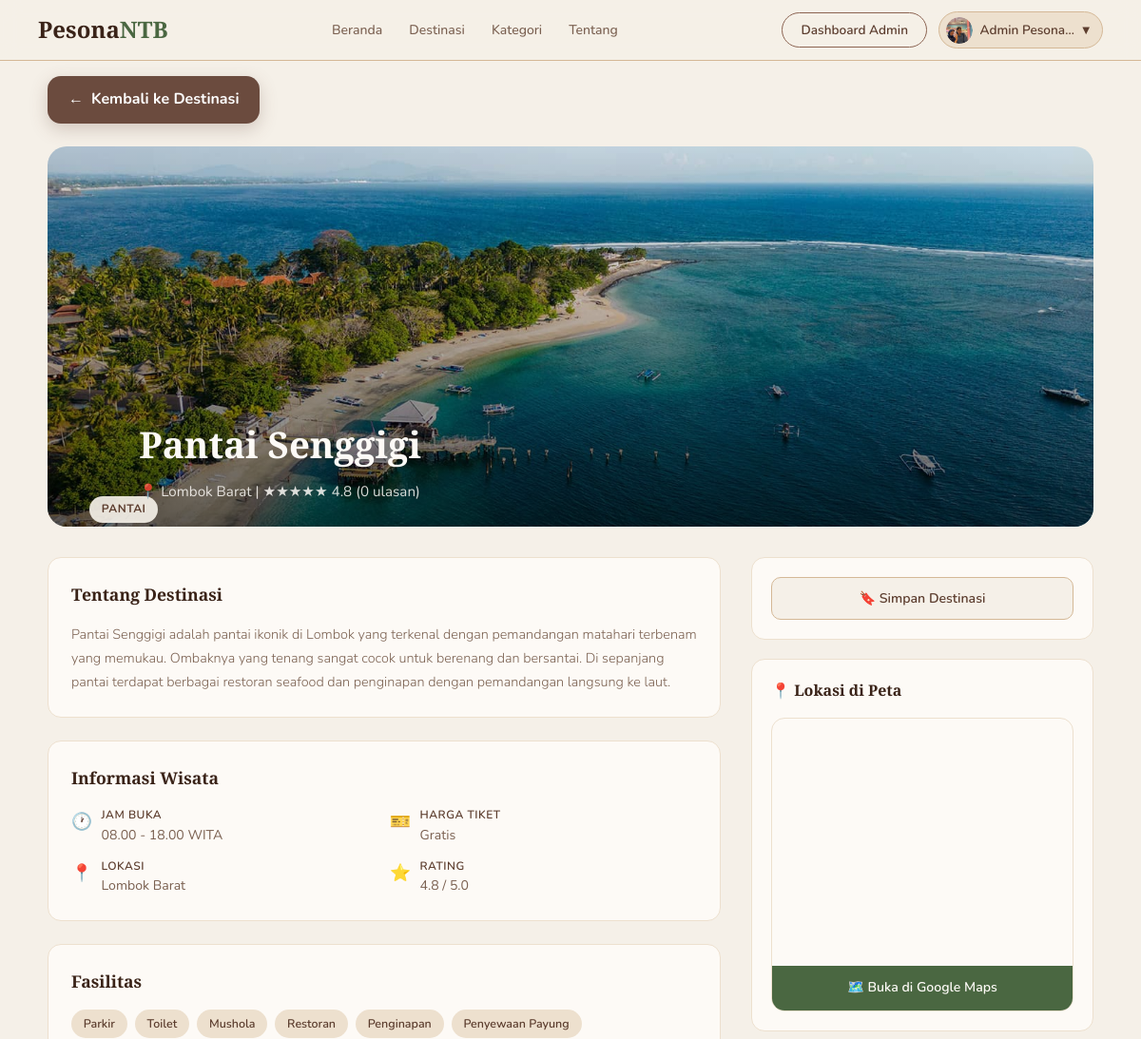
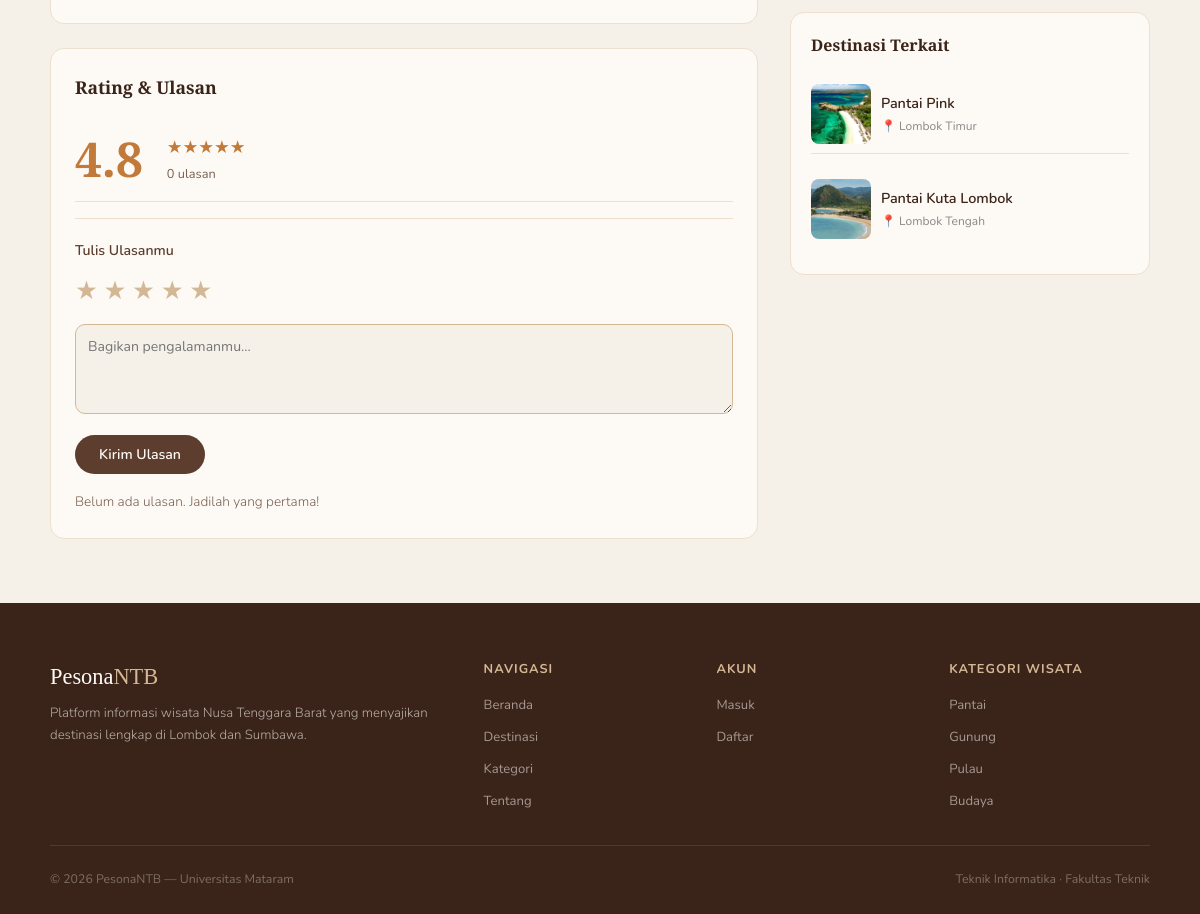
The app's page /config/detail.php?id=1 (signed in), older data (2 pictures, top to bottom).
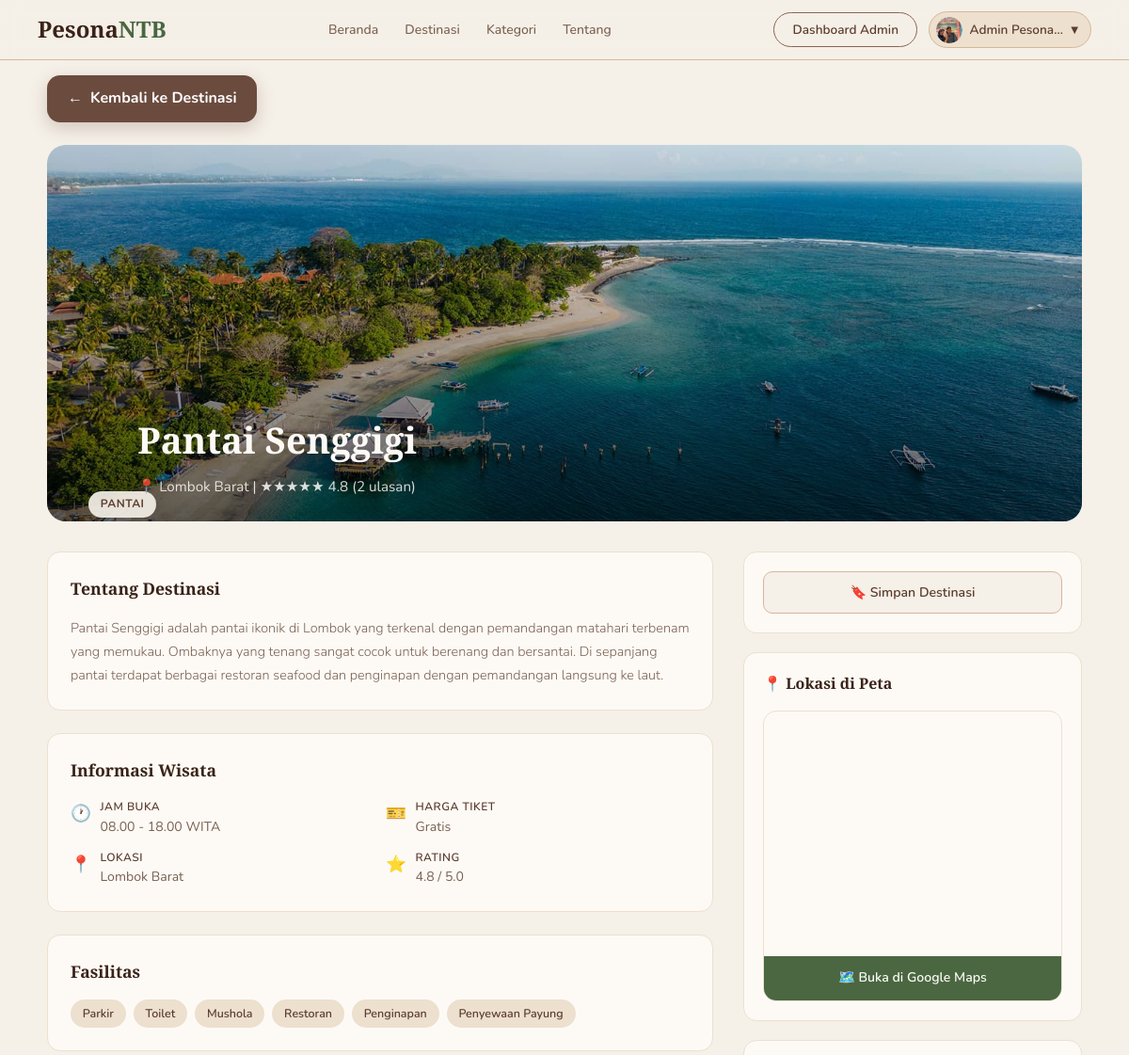
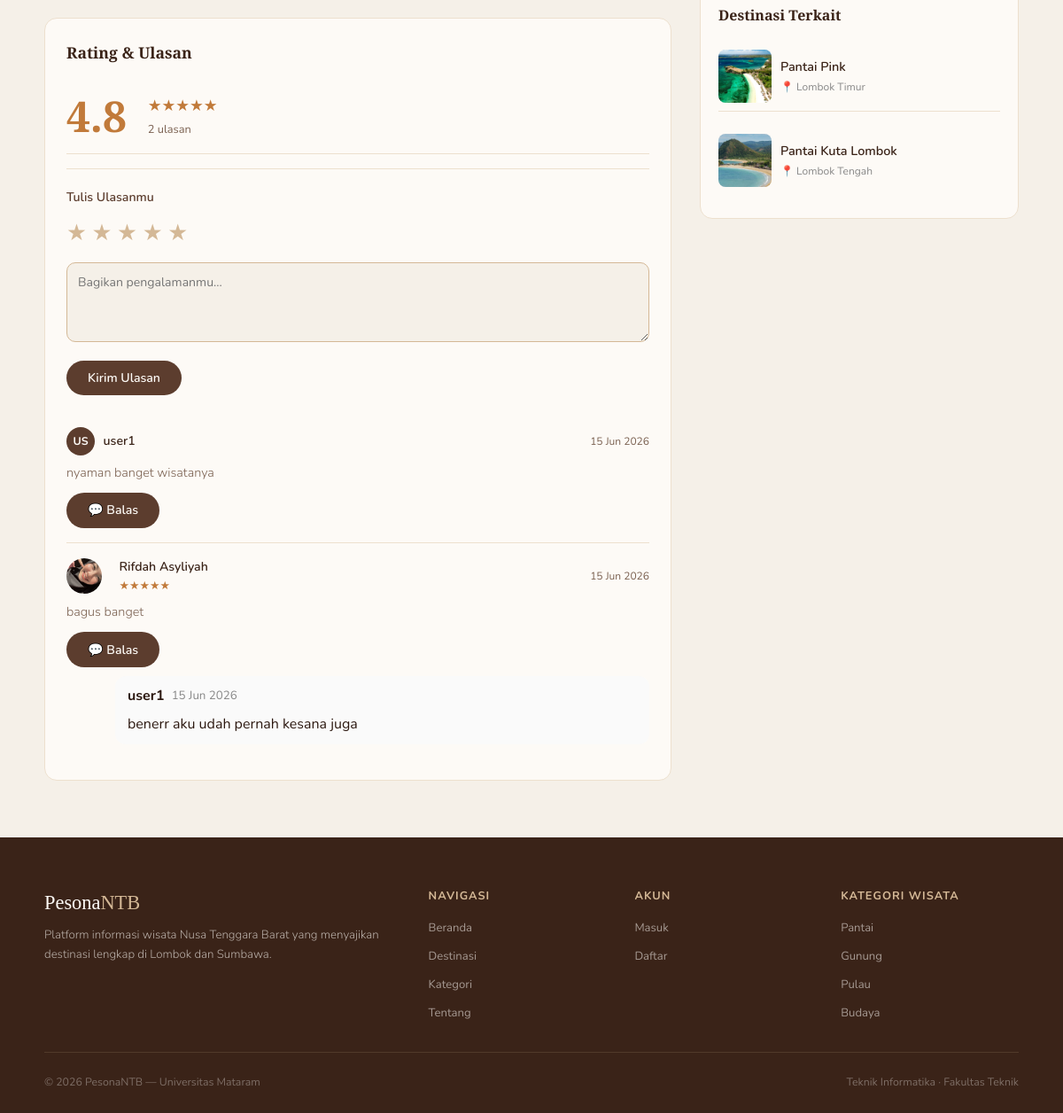
The same page, newer data (2 pictures, top to bottom).
### tables this page shows
CREATE TABLE `users` (
  `id` int(11) NOT NULL,
  `nama` varchar(100) NOT NULL,
  `email` varchar(150) NOT NULL,
  `telepon` varchar(20) NOT NULL,
  `password` varchar(255) NOT NULL,
  `role` enum('user','admin') DEFAULT 'user',
  `foto_profil` varchar(255) DEFAULT NULL,
  `created_at` datetime DEFAULT current_timestamp(),
  `reset_token` varchar(255) DEFAULT NULL,
  `reset_expired` datetime DEFAULT NULL
);

CREATE TABLE `wisata` (
  `id` int(11) NOT NULL,
  `nama` varchar(150) NOT NULL,
  `kategori` enum('Pantai','Gunung','Air Terjun','Budaya','Pulau','Kuliner','Adventure') NOT NULL,
  `lokasi` varchar(150) NOT NULL,
  `deskripsi` text NOT NULL,
  `fasilitas` text DEFAULT NULL,
  `jam_buka` varchar(100) DEFAULT NULL,
  `harga_tiket` varchar(100) DEFAULT NULL,
  `foto` varchar(255) DEFAULT NULL,
  `aktif` tinyint(1) DEFAULT 1,
  `latitude` decimal(10,8) DEFAULT NULL,
  `longitude` decimal(11,8) DEFAULT NULL,
  `rating` decimal(3,1) DEFAULT 0.0,
  `created_at` datetime DEFAULT current_timestamp(),
  `updated_at` datetime DEFAULT current_timestamp() ON UPDATE current_timestamp()
);

CREATE TABLE `ulasan` (
  `id` int(11) NOT NULL,
  `user_id` int(11) NOT NULL,
  `wisata_id` int(11) NOT NULL,
  `parent_id` int(11) DEFAULT NULL,
  `rating` tinyint(4) DEFAULT NULL,
  `komentar` text DEFAULT NULL,
  `created_at` datetime DEFAULT current_timestamp()
);

### config/detail.php (the view, shortened to what the rows shown need)
<?php
require_once 'db.php';
$id = isset($_GET['id']) ? intval($_GET['id']) : 0;
$stmt = $conn->prepare("SELECT * FROM wisata WHERE id = ? AND aktif = 1");
$stmt->bind_param('i', $id);
$stmt->execute();
$wisata = $stmt->get_result()->fetch_assoc();
if (isset($_SESSION['user_id'])) {
    $uid = $_SESSION['user_id'];
    $conn->query("DELETE FROM riwayat WHERE user_id=$uid AND wisata_id=$id");
    $conn->query("INSERT INTO riwayat (user_id, wisata_id, dilihat_at) VALUES ($uid, $id, NOW())");
}
$ulasan_list = [];
$res = $conn->query("SELECT u.id, u.komentar, u.rating, u.created_at, us.nama, us.foto_profil, us.role FROM ulasan u JOIN users us ON u.user_id=us.id WHERE u.wisata_id=$id AND u.parent_id IS NULL ORDER BY u.created_at DESC LIMIT 10");
if ($res) {
    while ($row = $res->fetch_assoc()) {
        $ulasan_list[] = $row;
    }
}
$total_ulasan = count($ulasan_list);
$kategori_esc = $conn->real_escape_string($wisata['kategori']);
$related = [];
$res = $conn->query("SELECT id,nama,lokasi,kategori,foto FROM wisata WHERE kategori='$kategori_esc' AND id<>$id AND aktif=1 LIMIT 4");
if ($res) while ($row = $res->fetch_assoc()) $related[] = $row;
$img_map   = ['Pantai'=>'dest-img-pantai','Gunung'=>'dest-img-rinjani','Pulau'=>'dest-img-gili','Adventure'=>'dest-img-sumbawa','Air Terjun'=>'dest-img-moyo','Budaya'=>'dest-img-sumbawa','Kuliner'=>'dest-img-pink'];
$emoji_map = ['Pantai'=>'🏖️','Gunung'=>'🏔️','Pulau'=>'🏝️','Adventure'=>'🌾','Air Terjun'=>'💧','Budaya'=>'🎭','Kuliner'=>'🍜'];
$img_class = $img_map[$wisata['kategori']] ?? 'dest-img-pantai';
function renderStars($n) {
    $n = round($n);
    return str_repeat('★', $n) . str_repeat('☆', 5 - $n);
}
?>
<!DOCTYPE html>
<html lang="id">
<head>
  <link rel="stylesheet" href="../css/style.css">
  <link rel="stylesheet" href="../css/user.css">
</head>
<body>
<?php include 'navbar.php'; ?>
<div class="user-page">
  <div class="user-container">
    <div class="detail-hero" style="position: relative; overflow: hidden; height: 400px;">
      <?php if (!empty($wisata['foto'])): ?>
        <img src="../assets/uploads/destinasi/<?= htmlspecialchars($wisata['foto']) ?>"
             alt="<?= htmlspecialchars($wisata['nama']) ?>"
             style="width: 100%; height: 100%; object-fit: cover; position: absolute; top: 0; left: 0; z-index: 0;">
      <?php else: ?>
        <div class="<?= $img_class ?>" style="width: 100%; height: 100%; position: absolute; top: 0; left: 0; z-index: 0;"></div>
      <?php endif; ?>
      <div class="detail-hero-overlay" style="position: absolute; bottom: 0; left: 0; width: 100%; height: 100%; background: linear-gradient(transparent, rgba(0,0,0,0.6)); z-index: 1;"></div>
      <span class="detail-hero-badge" style="position: relative; z-index: 2;"><?= htmlspecialchars($wisata['kategori']) ?></span>
      <div class="detail-hero-info" style="position: relative; z-index: 2;">
        <h1><?= htmlspecialchars($wisata['nama']) ?></h1>
        <div class="loc">📍 <?= htmlspecialchars($wisata['lokasi']) ?>  |  <?= renderStars($wisata['rating']) ?> <?= number_format($wisata['rating'],1) ?> (<?= $total_ulasan ?> ulasan)</div>
      </div>
    </div>
    <div class="detail-grid">
      <div class="detail-main">
        <div class="detail-card">
          <h3>Tentang Destinasi</h3>
          <p><?= nl2br(htmlspecialchars($wisata['deskripsi'])) ?></p>
        </div>
        <div class="detail-card">
          <div class="detail-meta">
            <div class="meta-item">
              <div><div class="meta-label">Jam Buka</div><div class="meta-val"><?= htmlspecialchars($wisata['jam_buka'] ?: '-') ?></div></div>
            </div>
            <div class="meta-item">
              <div><div class="meta-label">Harga Tiket</div><div class="meta-val"><?= htmlspecialchars($wisata['harga_tiket'] ?: '-') ?></div></div>
            </div>
            <div class="meta-item">
              <div><div class="meta-label">Lokasi</div><div class="meta-val"><?= htmlspecialchars($wisata['lokasi']) ?></div></div>
            </div>
            <div class="meta-item">
              <div><div class="meta-label">Rating</div><div class="meta-val"><?= number_format($wisata['rating'],1) ?> / 5.0</div></div>
            </div>
          </div>
        </div>
        <?php if ($wisata['fasilitas']): ?>
        <div class="detail-card">
          <div class="fasilitas-list">
            <?php foreach (explode(',', $wisata['fasilitas']) as $f): ?>
            <span class="fasilitas-tag"><?= htmlspecialchars(trim($f)) ?></span>
            <?php endforeach; ?>
          </div>
        </div>
        <?php endif; ?>
        <div class="detail-card">
          <div class="rating-summary">
            <div class="rating-big"><?= number_format($wisata['rating'],1) ?></div>
            <div>
              <div class="rating-stars"><?= renderStars($wisata['rating']) ?></div>
              <div class="rating-count"><?= $total_ulasan ?> ulasan</div>
            </div>
          </div>
          <?php if ($ulasan_list): ?>
<div style="margin-top:1.25rem">
  <?php foreach ($ulasan_list as $u): ?>
  <div class="ulasan-item">
    <div class="ulasan-header">
      <div class="ulasan-author">
        <?php if (!empty($u['foto_profil'])): ?>
          <img src="../assets/uploads/profil/<?= htmlspecialchars($u['foto_profil']) ?>"
               style="width:40px; height:40px; border-radius:50%; object-fit:cover; margin-right:10px;">
        <?php else: ?>
          <div class="ulasan-avatar"><?= strtoupper(mb_substr($u['nama'],0,2)) ?></div>
        <?php endif; ?>
        <div>
          <div class="ulasan-nama"><?= htmlspecialchars($u['nama']) ?></div>
          <?php if($u['rating'] > 0): ?>
            <div class="ulasan-stars">
                <?= renderStars($u['rating']) ?>
            </div>
            <?php endif; ?>
        </div>
      </div>
      <span class="ulasan-date"><?= date('d M Y', strtotime($u['created_at'])) ?></span>
    </div>
    <?php if(!empty($u['komentar'])): ?>
      <p class="ulasan-text">
          <?= htmlspecialchars($u['komentar']) ?>
      </p>
      <?php endif; ?>
      <?php if(isset($_SESSION['user_id'])): ?>
      <button
          type="button"
          class="btn-ulasan"
          style="margin-top:10px"
          onclick="showReplyForm(<?= $u['id'] ?>)">
          💬 Balas
      </button>
      <?php endif; ?>
    <?php
      $replies = $conn->query("
      SELECT u.*, us.nama, us.role
      FROM ulasan u
      JOIN users us ON us.id=u.user_id
      WHERE u.parent_id={$u['id']}
      ORDER BY u.created_at ASC
      ");
    while($r = $replies->fetch_assoc()): ?>
      <div style="margin-left:55px;margin-top:10px;background:#fafafa;padding:10px 14px;border-radius:12px">
          <div style="display:flex;align-items:center;gap:8px">
              <strong>
                  <?= htmlspecialchars($r['nama']) ?>
              </strong>
              <small style="color:#888">
                  <?= date('d M Y', strtotime($r['created_at'])) ?>
              </small>
          </div>
          <div style="margin-top:6px">
              <?= nl2br(htmlspecialchars($r['komentar'])) ?>
          </div>
      </div>
      <?php endwhile; ?>
  </div>
  <?php endforeach; ?>
</div>
<?php else: ?>
<p style="font-size:0.85rem;color:var(--text-muted);margin-top:1rem">Belum ada ulasan. Jadilah yang pertama!</p>
<?php endif; ?>
        </div>
      </div>
      <div class="detail-sidebar">
        <?php if ($related): ?>
<div class="sidebar-card">
  <?php foreach ($related as $r): ?>
  <a href="detail.php?id=<?= $r['id'] ?>" class="related-item" style="display:flex; align-items:center; gap:10px; text-decoration:none; color:inherit; margin-bottom:15px;">
    <div style="width: 60px; height: 60px; border-radius: 8px; overflow: hidden; background: #eee; flex-shrink: 0;">
      <?php if (!empty($r['foto'])): ?>
        <img src="../assets/uploads/destinasi/<?= htmlspecialchars($r['foto']) ?>"
             style="width: 100%; height: 100%; object-fit: cover;"
             alt="<?= htmlspecialchars($r['nama']) ?>">
      <?php else: ?>
        <div class="<?= $img_map[$r['kategori']] ?? 'dest-img-pantai' ?>" style="width: 100%; height: 100%; display: flex; align-items: center; justify-content: center;">
          <?= $emoji_map[$r['kategori']] ?? '🏝️' ?>
        </div>
      <?php endif; ?>
    </div>
    <div>
      <div class="related-name" style="font-weight: 600; font-size: 0.9rem;"><?= htmlspecialchars($r['nama']) ?></div>
      <div class="related-loc" style="font-size: 0.75rem; color: #888;">📍 <?= htmlspecialchars($r['lokasi']) ?></div>
    </div>
  </a>
  <?php endforeach; ?>
</div>
<?php endif; ?>
      </div>
    </div>
  </div>
</div>
</body>
</html>

### config/navbar.php (shortened to what the rows shown need)
<?php
$is_login   = isset($_SESSION['user_id']);
$user_nama  = $_SESSION['user_nama'] ?? '';
$inisial    = strtoupper(substr($user_nama, 0, 2));
$is_config = strpos($_SERVER['PHP_SELF'], '/config/') !== false;
$base = $is_config ? '../' : '';
?>
<nav class="navbar" id="mainNavbar">
  <div class="nav-actions">
    <?php if ($is_login): ?>
      <div class="nav-user-menu">
        <?php
        $foto_profil_nav = '';
        if (isset($_SESSION['user_id'])) {
            $stmt_nav = $conn->prepare("SELECT foto_profil FROM users WHERE id=?");
            $stmt_nav->bind_param('i', $_SESSION['user_id']);
            $stmt_nav->execute();
            $row_nav = $stmt_nav->get_result()->fetch_assoc();
            $foto_profil_nav = $row_nav['foto_profil'] ?? '';
        }
        $foto_path_nav = __DIR__ . '/../assets/uploads/profil/' . $foto_profil_nav;
        ?>
        <button class="nav-user-btn" id="userMenuBtn">
          <?php if (!empty($foto_profil_nav) && file_exists($foto_path_nav)): ?>
          <span class="nav-avatar" style="background:none;overflow:hidden;padding:0">
            <img src="<?= $base ?>assets/uploads/profil/<?= htmlspecialchars($foto_profil_nav) ?>" style="width:100%;height:100%;object-fit:cover;border-radius:50%" alt="">
          </span>
          <?php else: ?>
          <span class="nav-avatar"><?= $inisial ?></span>
          <?php endif; ?>
        </button>
      </div>
    <?php else: ?>
      <a href="<?= $base ?>config/login.php" class="btn-outline">Masuk</a>
      <a href="<?= $base ?>config/register.php" class="btn-fill">Daftar</a>
    <?php endif; ?>
  </div>
</nav>

Row changes from the older to the newer data that the page shows:
added ulasan: user.nama "US", user.nama "user1", created_at "15 Jun 2026", komentar "nyaman banget wisatanya"
added ulasan: user.foto_profil (picture), user.nama "Rifdah Asyliyah", rating "★★★★★", created_at "15 Jun 2026", komentar "bagus banget"
added ulasan: user.nama "user1", created_at "15 Jun 2026", komentar "benerr aku udah pernah kesana juga", shown under "Rifdah Asyliyah"
Text that changed along with them:
$total_ulasan: "0" → "2"
text no longer shown: "Belum ada ulasan. Jadilah yang pertama!"
